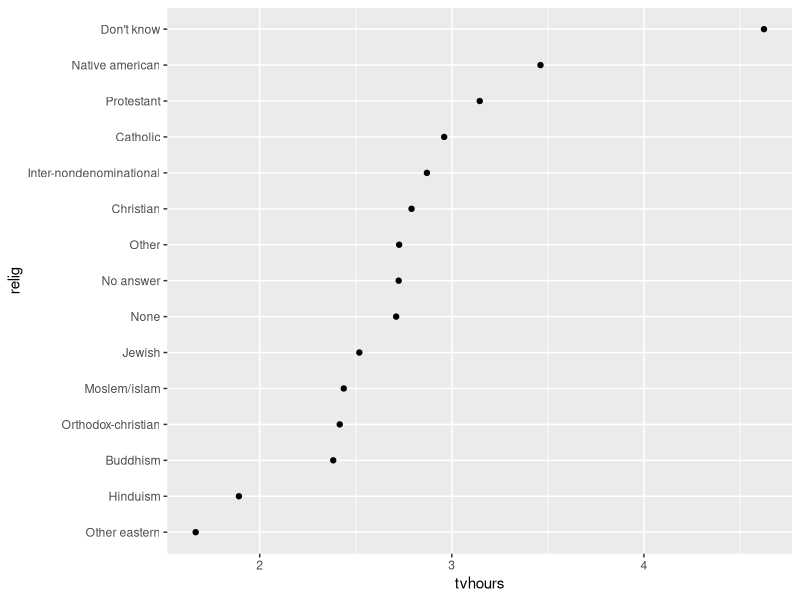

Here is the R script that generated this plot:
library(tidyverse)

relig_summary <- gss_cat %>%
  group_by(relig) %>%
  summarise(
    age = mean(age, na.rm = TRUE),
    tvhours = mean(tvhours, na.rm = TRUE),
    n = n()) %>% 
  mutate(relig = fct_reorder(relig, tvhours))

ggplot(relig_summary, aes(tvhours, relig)) +
  geom_point()
